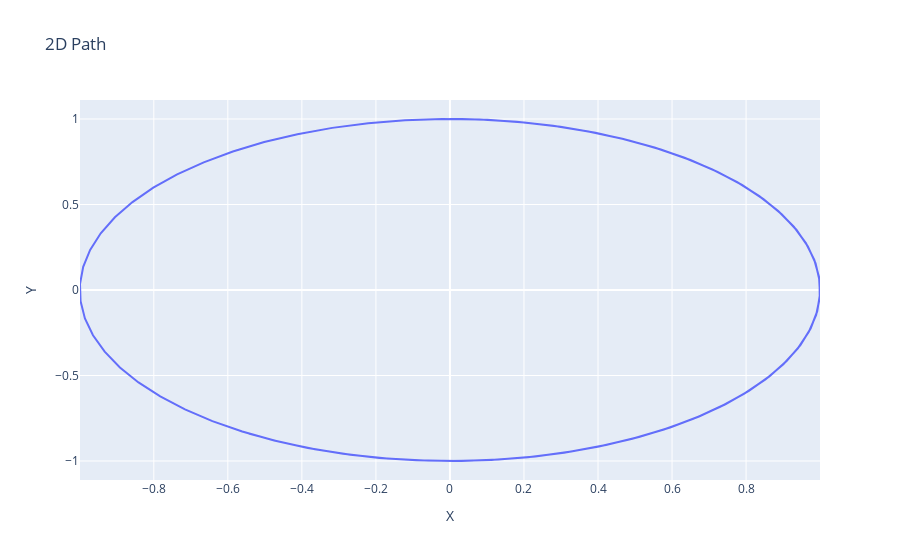

Write notebook code for a chart like this one.
### Markdown cell above
# Caminho em 2 Dimensões
Um caminho em 2D pode ser visualizado como uma trajetória no plano XY.

### Code cell
# 2D: Caminho em um plano
fig_2d = go.Figure()
fig_2d.add_trace(go.Scatter(x=x, y=y, mode="lines", name="2D Path"))
fig_2d.update_layout(title="2D Path", xaxis_title="X", yaxis_title="Y")
